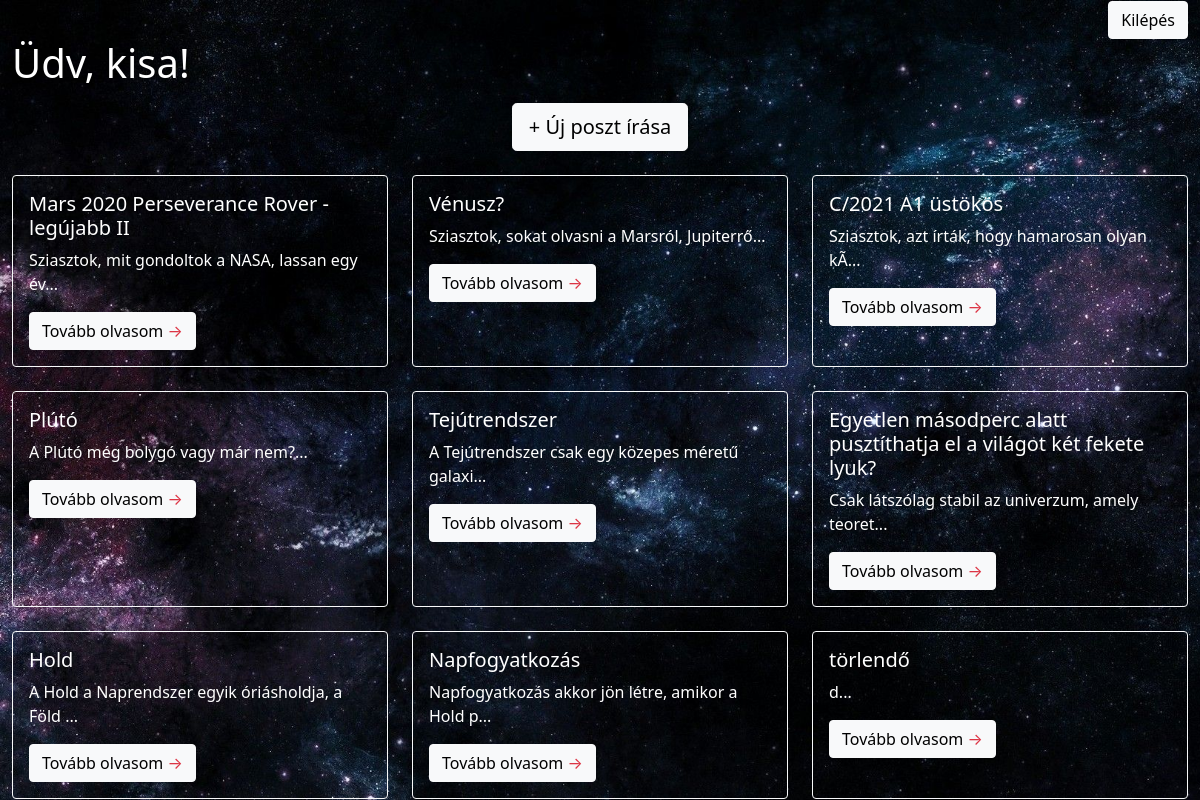
The page /welcome.php (signed in) on the database its author committed.
### tables this page shows
CREATE TABLE `data` (
  `id` int(11) NOT NULL,
  `title` varchar(255) NOT NULL,
  `content` longtext NOT NULL,
  `user_id` int(11) NOT NULL
);

### logic.php (called while the page is built, shortened)
<?php
$conn = mysqli_connect("localhost", "root", "", "blog");
$sql = "SELECT * FROM data";
$query = mysqli_query($conn, $sql);

### welcome.php (the view, shortened to what this page needs)
<?php
include "logic.php";
?>
<!DOCTYPE html>
<html lang="en">
<head>
    <link rel="stylesheet" href="style4.css">
    <link href="https://cdn.jsdelivr.net/npm/bootstrap@5.1.3/dist/css/bootstrap.min.css" rel="stylesheet">
</head>
<body>
    <div class="container-fluid">
        <div class="text-end">
            <a href="logout.php" class="btn btn-light">Kilépés</a>
        </div>
        <div class="text-white">
            <?php echo "<h1>Üdv" . ", " . $_SESSION['username'] . "!" .  "</h1>"; ?>
        </div>
        <div class="container-fluid mt-3">
            <div class="text-center">
                <a href="create.php" class="btn btn-light btn-lg">+ Új poszt írása</a>
            </div>
        </div>
        <div class="row">
            <?php foreach ($query as $q) { ?>
                <div class="col-12 col-lg-4 d-flex justify-content-center">
                    <div class="card border-light text-white bg-transparent mt-4" style="width: 30rem;">
                        <div class="card-body">
                            <h5 class="card-title"><?php echo $q['title']; ?></h5>
                            <p class="card-text"><?php echo substr($q['content'], 0, 50); ?>...</p>
                            <a href="view.php?id=<?php echo $q['id'] ?>" class="btn btn-light">Tovább olvasom <span class="text-danger">&rarr;</span></a>
                        </div>
                    </div>
                </div>
            <?php } ?>
        </div>
    </div>
</body>
</html>

### style4.css (style rules this page uses)
* { margin: 0; padding: 0; box-sizing: border-box; }
body { width: 100%; min-height: 100vh; background-image: url(bgimage.jpg); background-size: cover; display: flex; justify-content: center; align-items: center; background-repeat: no-repeat; }

### rows shown on the page
data: title "Mars 2020 Perseverance Rover - legújabb II", content "Sziasztok, mit gondoltok a NASA, lassan egy év"
data: title "Vénusz?", content "Sziasztok, sokat olvasni a Marsról, Jupiterrő"
data: title "C/2021 A1 üstökös", content "Sziasztok, azt írták, hogy hamarosan olyan kÃ"
data: title "Plútó", content "A Plútó még bolygó vagy már nem?"
data: title "Tejútrendszer", content "A Tejútrendszer csak egy közepes méretű galaxi"
data: title "Egyetlen másodperc alatt pusztíthatja el a világot két fekete lyuk?", content "Csak látszólag stabil az univerzum, amely teoret"
data: title "Hold", content "A Hold a Naprendszer egyik óriásholdja, a Föld"
data: title "Napfogyatkozás", content "Napfogyatkozás akkor jön létre, amikor a Hold p"
data: title "törlendő", content "d"

### other values the page prints
$_SESSION['username'] "kisa"
